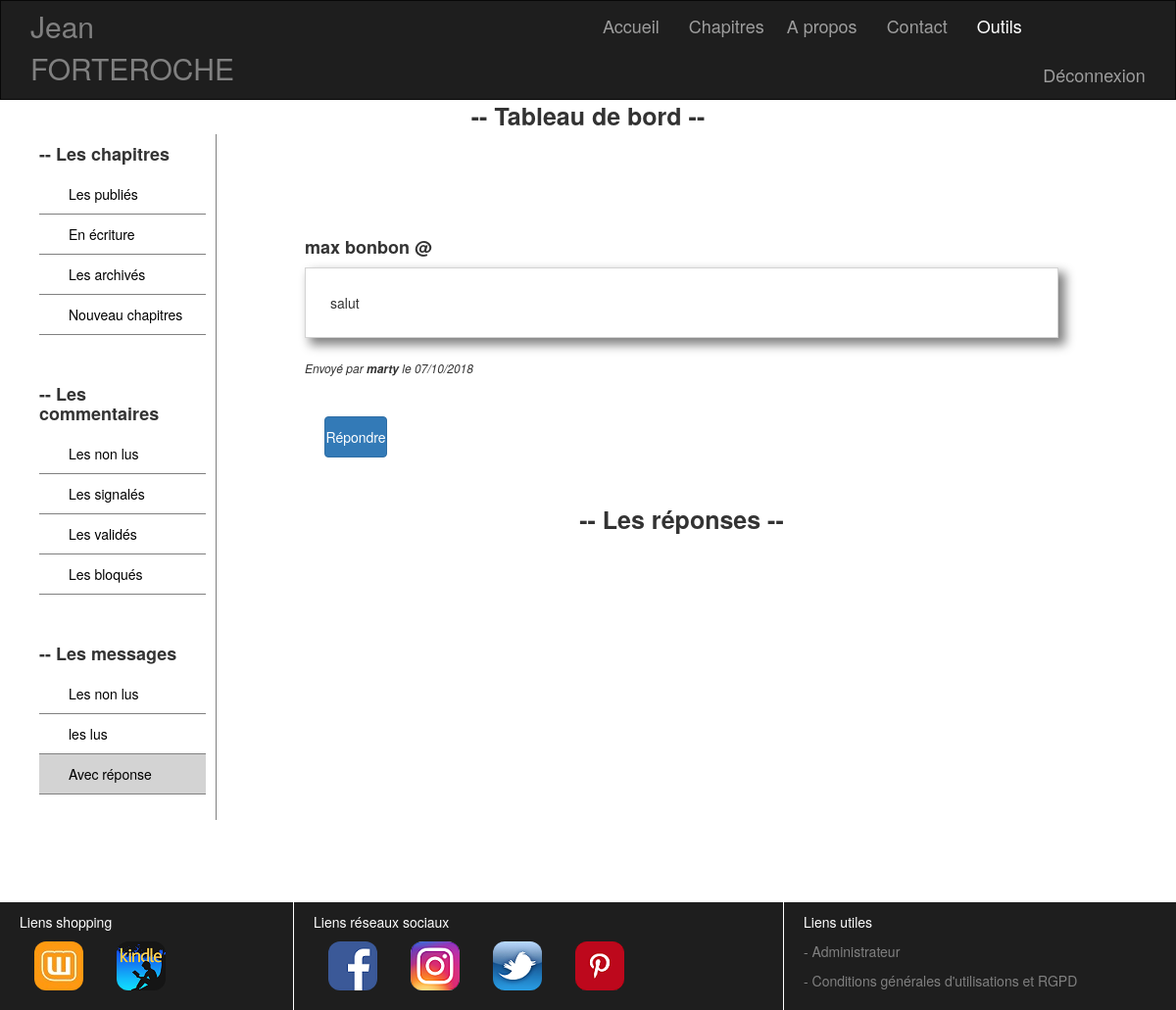
Page /index.php?callPage=dashboardDisplayOneMessage&stateMessage=2&idMessage=1 (signed in) on the earlier database version.
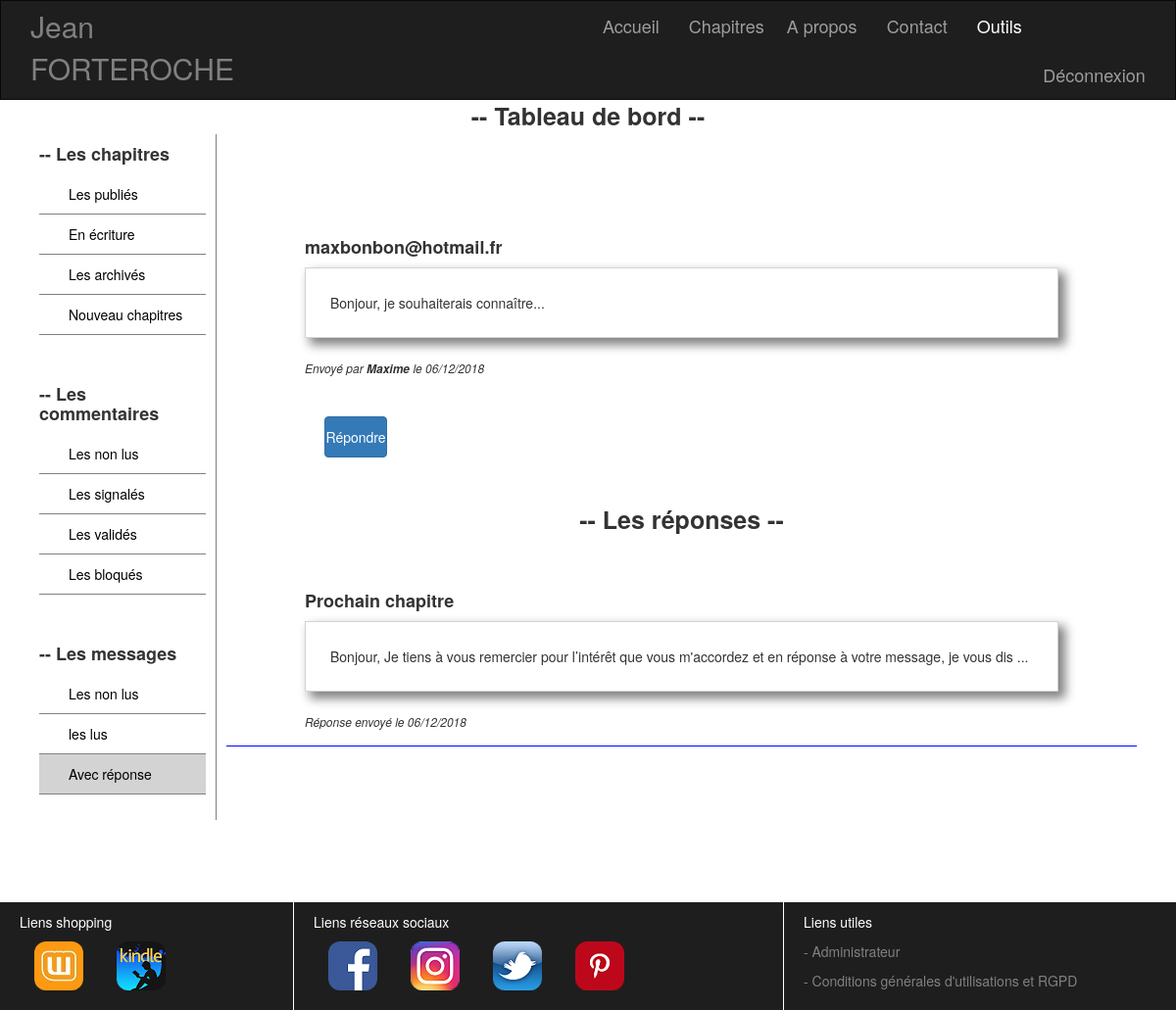
Same page on the later database version.
### tables this page shows
CREATE TABLE IF NOT EXISTS `message` (
  `id` int(11) NOT NULL AUTO_INCREMENT,
  `name` varchar(255) NOT NULL,
  `email` varchar(255) NOT NULL,
  `contentMessage` text NOT NULL,
  `stateMessage` int(1) NOT NULL,
  `publicationDate` datetime NOT NULL,
  PRIMARY KEY (`id`)
);

CREATE TABLE IF NOT EXISTS `replymessage` (
  `idReplyMessge` int(11) NOT NULL AUTO_INCREMENT,
  `idMessage` int(11) NOT NULL,
  `subject` varchar(255) NOT NULL,
  `contentReplyMessage` text NOT NULL,
  `replyDate` datetime NOT NULL,
  PRIMARY KEY (`idReplyMessge`)
);

### view/model/modelMessage.php (called while the page is built, shortened)
<?php
require_once("./view/model/modelLogBDD.php");
class modelMessage
{
    private $BDD;
    public function __construct()
    {
        $this->BDD = new BDD();
    }
    public function getDisplayListReplyMessage($idMessage)
    {
        $donneesDisplayListReplyMessage = $this->BDD->connexionBDD()->prepare('SELECT * FROM replyMessage WHERE idMessage=:a ORDER BY replyDate DESC');
        $donneesDisplayListReplyMessage->execute(array('a'=>$idMessage));
        return $donneesDisplayListReplyMessage->fetchAll();
    }
    public function getDisplayOneMessage($idMessage)
    {
        $donneesDisplayOneMessage = $this->BDD->connexionBDD()->prepare('SELECT * FROM message WHERE id=:a');
        $donneesDisplayOneMessage->execute(array('a'=>$idMessage));
        $donneesDisplayOneMessage = $donneesDisplayOneMessage->fetch();
        return $donneesDisplayOneMessage;
    }
}

### view/model/modelLogBDD.php (called while the page is built)
<?php
class BDD
{
    public function connexionBDD()
    {
    return new PDO('mysql:host=localhost;dbname=projet_3', 'root', '');
    }
}

### view/message/viewDisplayOneMessage.php (the view, shortened to what this page needs)
<?php
    $dateFr = date("d/m/Y", strtotime($displayOneMessage['publicationDate']));
?>
    <div class="col-lg-12 sectionMessage">
        <h4><strong><?= $displayOneMessage['email'] ?></strong></h4>
        <div class="comment"><?= $displayOneMessage['contentMessage'] ?></div><br />
        <em class="autor">Envoyé par <strong><?= $displayOneMessage['name'] ?></strong> le <?= $dateFr ?></em><br/><br/><br/>
        <?php
        if ( $_GET['stateMessage'] == 0)
        { ?>
            <form action="./index.php?callPage=updateMessage" method="post">
                <input type="hidden" class="form-control" id="stateMessage" name="stateMessage" value="1" required >
                <input type="hidden" class="form-control" id="idMessage" name="idMessage" value="<?= $displayOneMessage['id'] ?>" required >
                <button type="submit" id="submit" name="submit" class="btn btn-primary col-lg-1">Lu</button>
            </form>
            <?php
        }
        else
        {
            ?>
            <div id="boutonEditChapter">
                <button data-toggle="modal" data-backdrop="true" href="#formulaire" class="btn btn-primary col-lg-1">Répondre</button>
            </div>
            <?php
        }
        ?>
    </div>

### view/message/viewDisplayListReplyMessage.php
<div class="principalTitleSection"><strong>-- Les réponses --</strong></div>
<div class="col-lg-12">
    <?php
    foreach ($displayListReplyMessage as $donneesDisplayListReplyMessage)
    {
        $dateFr = date("d/m/Y", strtotime($donneesDisplayListReplyMessage['replyDate']));
        ?>
        <div class="col-lg-12 sectionComment">
            <h4><strong><?= $donneesDisplayListReplyMessage['subject'] ?></strong></h4>
            <div class="comment"><?= $donneesDisplayListReplyMessage['contentReplyMessage'] ?></div><br/>
            <em class="autor">Réponse envoyé le <?= $dateFr ?></em>
        </div>
        <?php
    }
    ?>
</div>

Differences in the rows shown:
changed message: email "max bonbon @" → "maxbonbon@hotmail.fr"; contentMessage "salut" → "Bonjour, je souhaiterais connaître..."; name "marty" → "Maxime"; publicationDate "07/10/2018" → "06/12/2018"
now on this page (row edited): replymessage: subject "Prochain chapitre", contentReplyMessage "Bonjour, Je tiens à vous remercier pour l’intérêt que vous m'accordez et en réponse à votre message, je vous dis ...", replyDate "06/12/2018"
